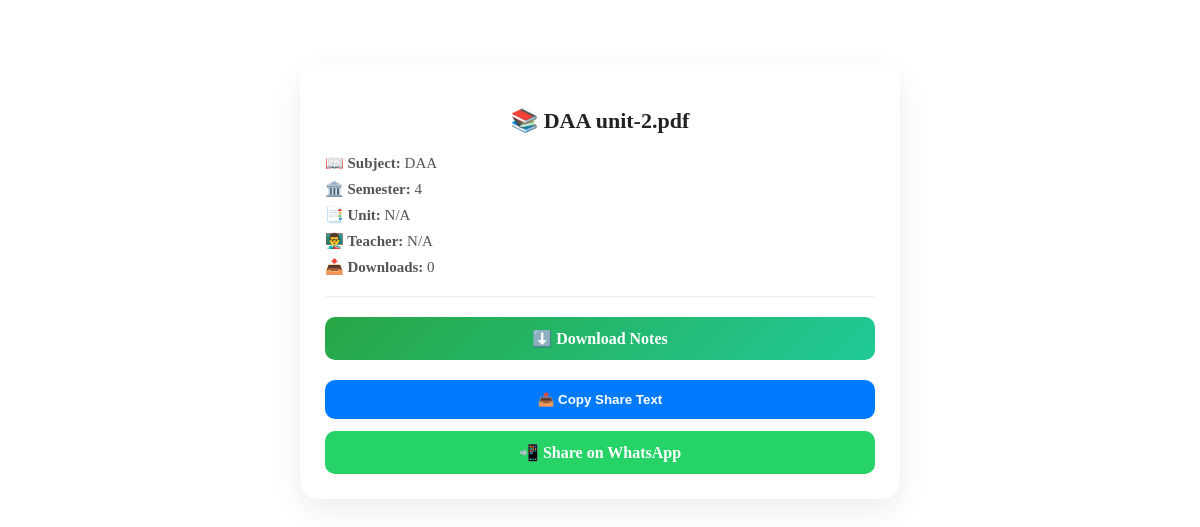
Page /share/88315d8d4b on the committed database.
### tables this page shows
CREATE TABLE notes(
        id INTEGER PRIMARY KEY AUTOINCREMENT,
        title TEXT NOT NULL,
        filename TEXT NOT NULL,
        subject TEXT NOT NULL,
        semester INTEGER NOT NULL,
        uploaded_by TEXT NOT NULL,
        status TEXT NOT NULL DEFAULT 'pending',
        downloads INTEGER DEFAULT 0,
        created_at TIMESTAMP DEFAULT CURRENT_TIMESTAMP
    , share_id TEXT, unit TEXT, teacher TEXT);

### app.py (the view)
@app.route('/share/<share_id>')
def share_note(share_id):
    mode = request.args.get("mode")  # ?mode=download
    conn = get_db_connection()
    cur = conn.cursor()
    note = cur.execute(
        "SELECT * FROM notes WHERE share_id=?",
        (share_id,)
    ).fetchone()
    conn.close()
    if not note:
        return "Note not found ❌", 404
    if mode == "download":
        return send_from_directory(
            Config.UPLOAD_FOLDER,
            note['filename'],
            as_attachment=True
        )
    share_text = f"""📚 *Notes Details* 📚

🏛️ *Semester:* {note['semester']}
📖 *Subject:* {note['subject']}
📑 *Unit:* {note['unit'] if 'unit' in note.keys() else 'N/A'}
💰 *Status:* Free

⬇️ *Download Notes:* https://ngf-knowledge-hub.onrender.com/share/{note['share_id']}?mode=download

---
🔗 *Important Links:*

🌐 *Official Website:* https://btechnotes.online
📢 *Telegram Channel:* https://t.me/btechnotesonline
👥 *WhatsApp Group:* https://chat.whatsapp.com/LeLjTBzZ5en7EJ3LTjPiV6?mode=gi_t

#BTechNotes #EngineeringNotes #StudyMaterial
"""
    return render_template(
        "share.html",
        note=note,
        share_text=share_text
    )

### app.py (called while the page is built)
def get_db_connection():
    conn = sqlite3.connect(Config.DATABASE)
    conn.row_factory = sqlite3.Row
    return conn

### templates/share.html (shortened to what this page needs)
<div class="share-container">
    <div class="share-card">
        <h2 class="share-title">
            📚 {{ note.title or 'Untitled Note' }}
        </h2>
        <div class="share-details">
            <p><strong>📖 Subject:</strong> {{ note.subject or 'N/A' }}</p>
            <p><strong>🏛️ Semester:</strong> {{ note.semester or 'N/A' }}</p>
            <p><strong>📑 Unit:</strong> {{ note.unit or 'N/A' }}</p>
            <p><strong>👨‍🏫 Teacher:</strong> {{ note.teacher or 'N/A' }}</p>
            <p><strong>📥 Downloads:</strong> {{ note.downloads or 0 }}</p>
        </div>
        <hr style="margin:20px 0; border:none; border-top:1px solid #eee;">
        {% if note.share_id %}
        <a href="/share/{{ note.share_id }}?mode=download" class="btn btn-download">
            ⬇️ Download Notes
        </a>
        {% else %}
        <p style="color:red; text-align:center;">⚠️ Download not available</p>
        {% endif %}
        <div class="actions">
            <button onclick="copyText()" class="btn btn-copy">
                📤 Copy Share Text
            </button>
            <a href="https://wa.me/?text={{ share_text | urlencode }}%20{{ request.url }}"
               target="_blank"
               class="btn btn-whatsapp">
                📲 Share on WhatsApp
            </a>
        </div>
    </div>
</div>

### templates/share.html (style rules this page uses)
.share-container { max-width: 600px; margin: 40px auto; padding: 25px; }
.share-card { background: #ffffff; border-radius: 18px; box-shadow: 0 10px 30px rgba(0,0,0,0.08); padding: 25px; transition: 0.3s; }
.share-title { text-align: center; margin-bottom: 20px; font-size: 22px; color: #222; }
.share-details p { margin: 8px 0; color: #555; font-size: 15px; }
.btn { display: block; text-align: center; padding: 12px; border-radius: 10px; text-decoration: none; font-weight: 600; transition: 0.3s; }
.btn-download { background: linear-gradient(135deg, #28a745, #20c997); color: white; }
.btn-copy { background: #007bff; color: white; border: none; cursor: pointer; }
.btn-whatsapp { background: #25D366; color: white; }
.actions { margin-top: 20px; display: flex; flex-direction: column; gap: 12px; }

### rows in the picture
notes: title "DAA unit-2.pdf", subject "DAA", semester "4", downloads "0"

### other values in the picture
{{ note.unit or 'N/A' }} "N/A"
{{ note.teacher or 'N/A' }} "N/A"
